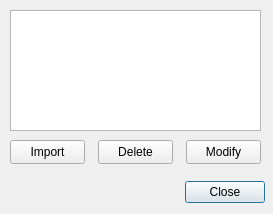
<?xml version="1.0" encoding="UTF-8"?>
<ui version="4.0">
 <class>modifyImages</class>
 <widget class="QDialog" name="modifyImages">
  <property name="geometry">
   <rect>
    <x>0</x>
    <y>0</y>
    <width>273</width>
    <height>214</height>
   </rect>
  </property>
  <property name="windowTitle">
   <string>Modify images</string>
  </property>
  <widget class="QDialogButtonBox" name="buttonBox">
   <property name="geometry">
    <rect>
     <x>184</x>
     <y>176</y>
     <width>81</width>
     <height>32</height>
    </rect>
   </property>
   <property name="orientation">
    <enum>Qt::Horizontal</enum>
   </property>
   <property name="standardButtons">
    <set>QDialogButtonBox::Close</set>
   </property>
  </widget>
  <widget class="QListWidget" name="listWidget_imagelist">
   <property name="geometry">
    <rect>
     <x>10</x>
     <y>10</y>
     <width>251</width>
     <height>121</height>
    </rect>
   </property>
  </widget>
  <widget class="QPushButton" name="pushButton_modify">
   <property name="geometry">
    <rect>
     <x>186</x>
     <y>140</y>
     <width>75</width>
     <height>24</height>
    </rect>
   </property>
   <property name="text">
    <string>Modify</string>
   </property>
  </widget>
  <widget class="QPushButton" name="pushButton_delete">
   <property name="geometry">
    <rect>
     <x>98</x>
     <y>140</y>
     <width>75</width>
     <height>24</height>
    </rect>
   </property>
   <property name="text">
    <string>Delete</string>
   </property>
  </widget>
  <widget class="QPushButton" name="pushButton_import">
   <property name="geometry">
    <rect>
     <x>10</x>
     <y>140</y>
     <width>75</width>
     <height>24</height>
    </rect>
   </property>
   <property name="text">
    <string>Import</string>
   </property>
  </widget>
 </widget>
 <resources/>
 <connections>
  <connection>
   <sender>buttonBox</sender>
   <signal>accepted()</signal>
   <receiver>modifyImages</receiver>
   <slot>accept()</slot>
   <hints>
    <hint type="sourcelabel">
     <x>248</x>
     <y>254</y>
    </hint>
    <hint type="destinationlabel">
     <x>157</x>
     <y>274</y>
    </hint>
   </hints>
  </connection>
  <connection>
   <sender>buttonBox</sender>
   <signal>rejected()</signal>
   <receiver>modifyImages</receiver>
   <slot>reject()</slot>
   <hints>
    <hint type="sourcelabel">
     <x>316</x>
     <y>260</y>
    </hint>
    <hint type="destinationlabel">
     <x>286</x>
     <y>274</y>
    </hint>
   </hints>
  </connection>
 </connections>
</ui>
